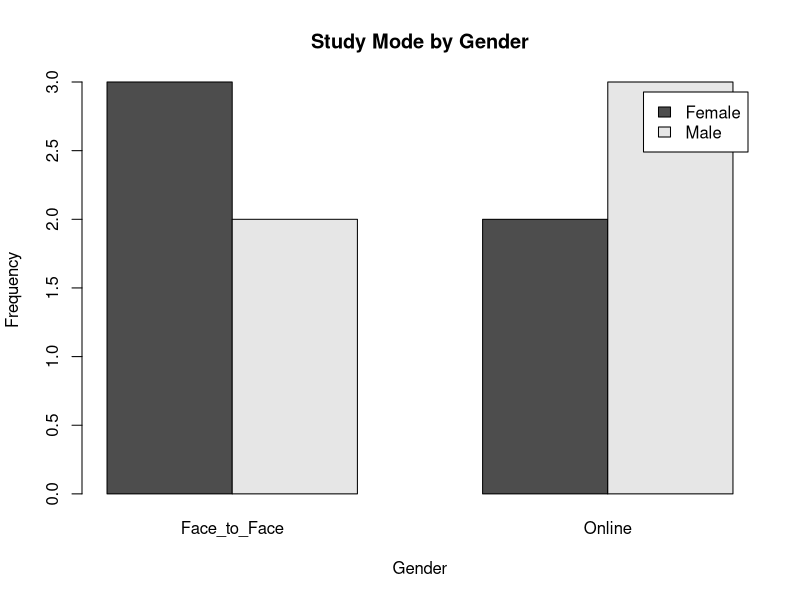

Write R code to recreate this figure.
# Chi-Square Tests
# This script demonstrates common chi-square tests
# for categorical data.
#
# 1. Chi-square goodness-of-fit test
# 2. Chi-square test of independence
# 3. Fisher's exact test


# --------------------------------------------------
# 1. Chi-square goodness-of-fit test
# --------------------------------------------------

# Example:
# A researcher wants to determine whether four
# response categories occur with equal proportions.
#
# H0:
# The four categories have equal proportions.
#
# H1:
# The category proportions are not equal.

observed <- c(
  25, 30, 20, 25
)

expected_probability <- c(
  0.25, 0.25, 0.25, 0.25
)

chisq.test(
  x = observed,
  p = expected_probability
)


# --------------------------------------------------
# 2. Extract important results
# --------------------------------------------------

goodness_test <- chisq.test(
  x = observed,
  p = expected_probability
)

goodness_test$statistic

goodness_test$parameter

goodness_test$p.value


# --------------------------------------------------
# 3. Expected frequencies
# --------------------------------------------------

goodness_test$expected


# --------------------------------------------------
# 4. Chi-square test of independence
# --------------------------------------------------

# Example:
# Is gender associated with preferred study mode?

study_mode <- matrix(
  c(
    20, 10,
    15, 25
  ),
  nrow = 2,
  byrow = TRUE
)

rownames(study_mode) <- c(
  "Male",
  "Female"
)

colnames(study_mode) <- c(
  "Online",
  "Face_to_Face"
)

study_mode


# H0:
# Gender and study mode are independent.
#
# H1:
# Gender and study mode are associated.

independence_test <- chisq.test(
  study_mode
)

independence_test


# --------------------------------------------------
# 5. Observed and expected frequencies
# --------------------------------------------------

# Observed frequencies

independence_test$observed

# Expected frequencies

independence_test$expected


# --------------------------------------------------
# 6. Calculate proportions
# --------------------------------------------------

# Row proportions

prop.table(
  study_mode,
  margin = 1
)

# Column proportions

prop.table(
  study_mode,
  margin = 2
)

# Overall proportions

prop.table(
  study_mode
)


# --------------------------------------------------
# 7. Chi-square residuals
# --------------------------------------------------

# Pearson residuals help identify cells that
# contribute strongly to the chi-square statistic.

independence_test$residuals


# Standardised residuals

independence_test$stdres


# --------------------------------------------------
# 8. Chi-square test using a data frame
# --------------------------------------------------

students <- data.frame(
  gender = c(
    "Male", "Male", "Male", "Male", "Male",
    "Female", "Female", "Female", "Female", "Female"
  ),
  study_mode = c(
    "Online", "Online", "Face_to_Face",
    "Online", "Face_to_Face",
    "Online", "Face_to_Face", "Face_to_Face",
    "Face_to_Face", "Online"
  )
)

students


# Create a contingency table

study_table <- table(
  students$gender,
  students$study_mode
)

study_table


# Perform chi-square test

chisq.test(
  study_table
)


# --------------------------------------------------
# 9. Fisher's exact test
# --------------------------------------------------

# Fisher's exact test is useful for small samples,
# particularly when expected frequencies are small.

small_table <- matrix(
  c(
    2, 8,
    7, 3
  ),
  nrow = 2,
  byrow = TRUE
)

rownames(small_table) <- c(
  "Group_A",
  "Group_B"
)

colnames(small_table) <- c(
  "Success",
  "Failure"
)

small_table


fisher.test(
  small_table
)


# --------------------------------------------------
# 10. Checking expected frequencies
# --------------------------------------------------

chi_result <- chisq.test(
  study_table
)

chi_result$expected


# A common rule of thumb is to examine whether
# expected frequencies are sufficiently large.
#
# If expected frequencies are very small,
# Fisher's exact test or another appropriate
# method may be considered.


# --------------------------------------------------
# 11. Visualise categorical frequencies
# --------------------------------------------------

barplot(
  study_table,
  beside = TRUE,
  legend = TRUE,
  main = "Study Mode by Gender",
  xlab = "Gender",
  ylab = "Frequency"
)


# --------------------------------------------------
# 12. Effect size: Phi coefficient
# --------------------------------------------------

# For a 2 x 2 contingency table, the phi coefficient
# can be used as an effect size.

chi_statistic <- as.numeric(
  independence_test$statistic
)

sample_size <- sum(study_mode)

phi <- sqrt(
  chi_statistic / sample_size
)

phi


# --------------------------------------------------
# 13. Interpretation
# --------------------------------------------------

# Chi-square goodness-of-fit:
#
# Used when one categorical variable is compared
# with a specified theoretical distribution.
#
#
# Chi-square test of independence:
#
# Used to determine whether two categorical
# variables are statistically associated.
#
#
# Fisher's exact test:
#
# Useful for small samples or situations where
# chi-square approximation may not be appropriate.
#
#
# Important:
# A statistically significant chi-square test
# indicates evidence of an association or
# difference in category proportions.
#
# It does not by itself establish causation.


# --------------------------------------------------
# 14. Statistical reporting
# --------------------------------------------------

# A result can be reported as:
#
# "A chi-square test of independence was conducted
# to examine the association between gender and
# study mode. The test produced a chi-square
# statistic of ..., with df = ... and p = ... ."
#
# For a 2 x 2 table, an appropriate effect size
# should also be considered.


# Key idea:
# Chi-square tests are designed for categorical data.
#
# Goodness-of-fit
# → One categorical variable vs expected proportions
#
# Test of independence
# → Association between two categorical variables
#
# Fisher's exact test
# → Exact test for small contingency tables
#
# Always examine expected frequencies and consider
# effect size when interpreting the result.
